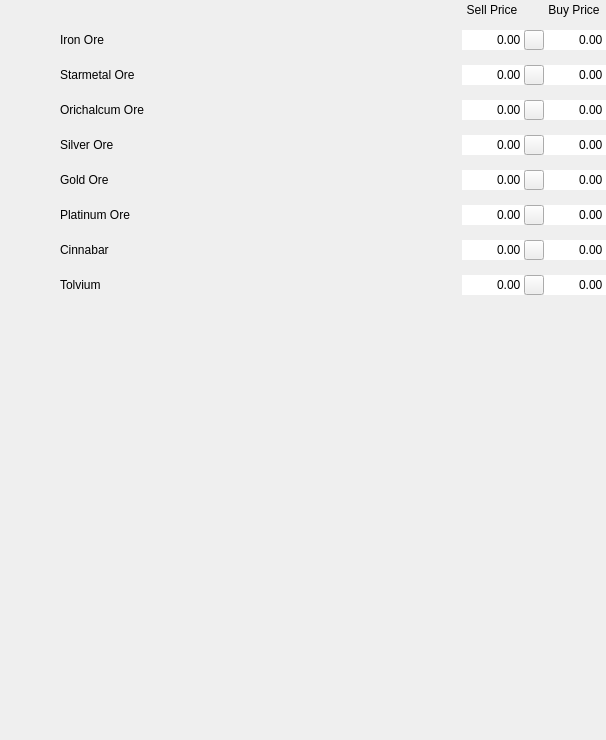
<?xml version="1.0" encoding="UTF-8"?>
<ui version="4.0">
 <class>OreInputPage</class>
 <widget class="QWidget" name="OreInputPage">
  <property name="geometry">
   <rect>
    <x>0</x>
    <y>0</y>
    <width>606</width>
    <height>740</height>
   </rect>
  </property>
  <property name="windowTitle">
   <string>OreInputPage</string>
  </property>
  <layout class="QGridLayout" name="gridLayout">
   <property name="leftMargin">
    <number>0</number>
   </property>
   <property name="topMargin">
    <number>0</number>
   </property>
   <property name="rightMargin">
    <number>0</number>
   </property>
   <property name="bottomMargin">
    <number>0</number>
   </property>
   <property name="horizontalSpacing">
    <number>0</number>
   </property>
   <property name="verticalSpacing">
    <number>5</number>
   </property>
   <item row="0" column="2">
    <widget class="QLabel" name="text_buffer">
     <property name="minimumSize">
      <size>
       <width>5</width>
       <height>0</height>
      </size>
     </property>
     <property name="maximumSize">
      <size>
       <width>5</width>
       <height>16777215</height>
      </size>
     </property>
     <property name="text">
      <string/>
     </property>
    </widget>
   </item>
   <item row="0" column="3">
    <widget class="QLabel" name="sell_price_label">
     <property name="sizePolicy">
      <sizepolicy hsizetype="Preferred" vsizetype="Preferred">
       <horstretch>0</horstretch>
       <verstretch>0</verstretch>
      </sizepolicy>
     </property>
     <property name="minimumSize">
      <size>
       <width>60</width>
       <height>0</height>
      </size>
     </property>
     <property name="maximumSize">
      <size>
       <width>60</width>
       <height>16777215</height>
      </size>
     </property>
     <property name="text">
      <string>Sell Price</string>
     </property>
     <property name="alignment">
      <set>Qt::AlignCenter</set>
     </property>
     <property name="wordWrap">
      <bool>true</bool>
     </property>
    </widget>
   </item>
   <item row="0" column="4">
    <widget class="QLabel" name="lock_buffer">
     <property name="minimumSize">
      <size>
       <width>20</width>
       <height>20</height>
      </size>
     </property>
     <property name="maximumSize">
      <size>
       <width>20</width>
       <height>20</height>
      </size>
     </property>
     <property name="text">
      <string/>
     </property>
    </widget>
   </item>
   <item row="0" column="5">
    <widget class="QLabel" name="buy_price_label">
     <property name="sizePolicy">
      <sizepolicy hsizetype="Preferred" vsizetype="Preferred">
       <horstretch>0</horstretch>
       <verstretch>0</verstretch>
      </sizepolicy>
     </property>
     <property name="minimumSize">
      <size>
       <width>60</width>
       <height>0</height>
      </size>
     </property>
     <property name="maximumSize">
      <size>
       <width>60</width>
       <height>16777215</height>
      </size>
     </property>
     <property name="text">
      <string>Buy Price</string>
     </property>
     <property name="alignment">
      <set>Qt::AlignCenter</set>
     </property>
     <property name="wordWrap">
      <bool>true</bool>
     </property>
    </widget>
   </item>
   <item row="1" column="0">
    <widget class="QLabel" name="iron_ore_image">
     <property name="minimumSize">
      <size>
       <width>60</width>
       <height>30</height>
      </size>
     </property>
     <property name="maximumSize">
      <size>
       <width>60</width>
       <height>30</height>
      </size>
     </property>
     <property name="text">
      <string/>
     </property>
     <property name="pixmap">
      <pixmap resource="../../../market_manager.qrc">:/MarketManager/images/items/resources/raw_resources/ores/iron_ore.png</pixmap>
     </property>
     <property name="scaledContents">
      <bool>true</bool>
     </property>
     <property name="alignment">
      <set>Qt::AlignCenter</set>
     </property>
    </widget>
   </item>
   <item row="1" column="1">
    <widget class="QLabel" name="iron_ore_label">
     <property name="text">
      <string>Iron Ore</string>
     </property>
     <property name="alignment">
      <set>Qt::AlignLeading|Qt::AlignLeft|Qt::AlignVCenter</set>
     </property>
    </widget>
   </item>
   <item row="1" column="3">
    <widget class="QDoubleSpinBox" name="iron_ore_sell_price">
     <property name="sizePolicy">
      <sizepolicy hsizetype="Preferred" vsizetype="Preferred">
       <horstretch>0</horstretch>
       <verstretch>0</verstretch>
      </sizepolicy>
     </property>
     <property name="minimumSize">
      <size>
       <width>0</width>
       <height>20</height>
      </size>
     </property>
     <property name="maximumSize">
      <size>
       <width>16777215</width>
       <height>20</height>
      </size>
     </property>
     <property name="frame">
      <bool>false</bool>
     </property>
     <property name="alignment">
      <set>Qt::AlignRight|Qt::AlignTrailing|Qt::AlignVCenter</set>
     </property>
     <property name="readOnly">
      <bool>false</bool>
     </property>
     <property name="buttonSymbols">
      <enum>QAbstractSpinBox::NoButtons</enum>
     </property>
     <property name="specialValueText">
      <string/>
     </property>
     <property name="accelerated">
      <bool>false</bool>
     </property>
     <property name="prefix">
      <string/>
     </property>
     <property name="suffix">
      <string/>
     </property>
     <property name="maximum">
      <double>500000.000000000000000</double>
     </property>
     <property name="stepType">
      <enum>QAbstractSpinBox::AdaptiveDecimalStepType</enum>
     </property>
     <property name="value">
      <double>0.000000000000000</double>
     </property>
    </widget>
   </item>
   <item row="1" column="4">
    <widget class="QPushButton" name="iron_ore_lock">
     <property name="sizePolicy">
      <sizepolicy hsizetype="Preferred" vsizetype="Preferred">
       <horstretch>0</horstretch>
       <verstretch>0</verstretch>
      </sizepolicy>
     </property>
     <property name="minimumSize">
      <size>
       <width>20</width>
       <height>20</height>
      </size>
     </property>
     <property name="maximumSize">
      <size>
       <width>20</width>
       <height>20</height>
      </size>
     </property>
     <property name="text">
      <string/>
     </property>
     <property name="icon">
      <iconset resource="../../../market_manager.qrc">
       <normaloff>:/MarketManager/images/ui/input_page/unlock.png</normaloff>
       <normalon>:/MarketManager/images/ui/input_page/lock.png</normalon>:/MarketManager/images/ui/input_page/unlock.png</iconset>
     </property>
     <property name="iconSize">
      <size>
       <width>16</width>
       <height>16</height>
      </size>
     </property>
     <property name="checkable">
      <bool>true</bool>
     </property>
     <property name="checked">
      <bool>false</bool>
     </property>
    </widget>
   </item>
   <item row="1" column="5">
    <widget class="QDoubleSpinBox" name="iron_ore_buy_price">
     <property name="sizePolicy">
      <sizepolicy hsizetype="Preferred" vsizetype="Preferred">
       <horstretch>0</horstretch>
       <verstretch>0</verstretch>
      </sizepolicy>
     </property>
     <property name="minimumSize">
      <size>
       <width>0</width>
       <height>20</height>
      </size>
     </property>
     <property name="maximumSize">
      <size>
       <width>16777215</width>
       <height>20</height>
      </size>
     </property>
     <property name="frame">
      <bool>false</bool>
     </property>
     <property name="alignment">
      <set>Qt::AlignRight|Qt::AlignTrailing|Qt::AlignVCenter</set>
     </property>
     <property name="readOnly">
      <bool>false</bool>
     </property>
     <property name="buttonSymbols">
      <enum>QAbstractSpinBox::NoButtons</enum>
     </property>
     <property name="specialValueText">
      <string/>
     </property>
     <property name="accelerated">
      <bool>false</bool>
     </property>
     <property name="prefix">
      <string/>
     </property>
     <property name="suffix">
      <string/>
     </property>
     <property name="maximum">
      <double>500000.000000000000000</double>
     </property>
     <property name="stepType">
      <enum>QAbstractSpinBox::AdaptiveDecimalStepType</enum>
     </property>
     <property name="value">
      <double>0.000000000000000</double>
     </property>
    </widget>
   </item>
   <item row="2" column="0">
    <widget class="QLabel" name="starmetal_ore_image">
     <property name="minimumSize">
      <size>
       <width>60</width>
       <height>30</height>
      </size>
     </property>
     <property name="maximumSize">
      <size>
       <width>60</width>
       <height>30</height>
      </size>
     </property>
     <property name="text">
      <string/>
     </property>
     <property name="pixmap">
      <pixmap resource="../../../market_manager.qrc">:/MarketManager/images/items/resources/raw_resources/ores/starmetal_ore.png</pixmap>
     </property>
     <property name="scaledContents">
      <bool>true</bool>
     </property>
     <property name="alignment">
      <set>Qt::AlignCenter</set>
     </property>
    </widget>
   </item>
   <item row="2" column="1">
    <widget class="QLabel" name="starmetal_ore_label">
     <property name="text">
      <string>Starmetal Ore</string>
     </property>
     <property name="alignment">
      <set>Qt::AlignLeading|Qt::AlignLeft|Qt::AlignVCenter</set>
     </property>
    </widget>
   </item>
   <item row="2" column="3">
    <widget class="QDoubleSpinBox" name="starmetal_ore_sell_price">
     <property name="sizePolicy">
      <sizepolicy hsizetype="Preferred" vsizetype="Preferred">
       <horstretch>0</horstretch>
       <verstretch>0</verstretch>
      </sizepolicy>
     </property>
     <property name="minimumSize">
      <size>
       <width>0</width>
       <height>20</height>
      </size>
     </property>
     <property name="maximumSize">
      <size>
       <width>16777215</width>
       <height>20</height>
      </size>
     </property>
     <property name="frame">
      <bool>false</bool>
     </property>
     <property name="alignment">
      <set>Qt::AlignRight|Qt::AlignTrailing|Qt::AlignVCenter</set>
     </property>
     <property name="readOnly">
      <bool>false</bool>
     </property>
     <property name="buttonSymbols">
      <enum>QAbstractSpinBox::NoButtons</enum>
     </property>
     <property name="specialValueText">
      <string/>
     </property>
     <property name="accelerated">
      <bool>false</bool>
     </property>
     <property name="prefix">
      <string/>
     </property>
     <property name="suffix">
      <string/>
     </property>
     <property name="maximum">
      <double>500000.000000000000000</double>
     </property>
     <property name="stepType">
      <enum>QAbstractSpinBox::AdaptiveDecimalStepType</enum>
     </property>
     <property name="value">
      <double>0.000000000000000</double>
     </property>
    </widget>
   </item>
   <item row="2" column="4">
    <widget class="QPushButton" name="starmetal_ore_lock">
     <property name="sizePolicy">
      <sizepolicy hsizetype="Preferred" vsizetype="Preferred">
       <horstretch>0</horstretch>
       <verstretch>0</verstretch>
      </sizepolicy>
     </property>
     <property name="minimumSize">
      <size>
       <width>20</width>
       <height>20</height>
      </size>
     </property>
     <property name="maximumSize">
      <size>
       <width>20</width>
       <height>20</height>
      </size>
     </property>
     <property name="text">
      <string/>
     </property>
     <property name="icon">
      <iconset resource="../../../market_manager.qrc">
       <normaloff>:/MarketManager/images/ui/input_page/unlock.png</normaloff>
       <normalon>:/MarketManager/images/ui/input_page/lock.png</normalon>:/MarketManager/images/ui/input_page/unlock.png</iconset>
     </property>
     <property name="iconSize">
      <size>
       <width>16</width>
       <height>16</height>
      </size>
     </property>
     <property name="checkable">
      <bool>true</bool>
     </property>
     <property name="checked">
      <bool>false</bool>
     </property>
    </widget>
   </item>
   <item row="2" column="5">
    <widget class="QDoubleSpinBox" name="starmetal_ore_buy_price">
     <property name="sizePolicy">
      <sizepolicy hsizetype="Preferred" vsizetype="Preferred">
       <horstretch>0</horstretch>
       <verstretch>0</verstretch>
      </sizepolicy>
     </property>
     <property name="minimumSize">
      <size>
       <width>0</width>
       <height>20</height>
      </size>
     </property>
     <property name="maximumSize">
      <size>
       <width>16777215</width>
       <height>20</height>
      </size>
     </property>
     <property name="frame">
      <bool>false</bool>
     </property>
     <property name="alignment">
      <set>Qt::AlignRight|Qt::AlignTrailing|Qt::AlignVCenter</set>
     </property>
     <property name="readOnly">
      <bool>false</bool>
     </property>
     <property name="buttonSymbols">
      <enum>QAbstractSpinBox::NoButtons</enum>
     </property>
     <property name="specialValueText">
      <string/>
     </property>
     <property name="accelerated">
      <bool>false</bool>
     </property>
     <property name="prefix">
      <string/>
     </property>
     <property name="suffix">
      <string/>
     </property>
     <property name="maximum">
      <double>500000.000000000000000</double>
     </property>
     <property name="stepType">
      <enum>QAbstractSpinBox::AdaptiveDecimalStepType</enum>
     </property>
     <property name="value">
      <double>0.000000000000000</double>
     </property>
    </widget>
   </item>
   <item row="3" column="0">
    <widget class="QLabel" name="orichalcum_ore_image">
     <property name="minimumSize">
      <size>
       <width>60</width>
       <height>30</height>
      </size>
     </property>
     <property name="maximumSize">
      <size>
       <width>60</width>
       <height>30</height>
      </size>
     </property>
     <property name="text">
      <string/>
     </property>
     <property name="pixmap">
      <pixmap resource="../../../market_manager.qrc">:/MarketManager/images/items/resources/raw_resources/ores/orichalcum_ore.png</pixmap>
     </property>
     <property name="scaledContents">
      <bool>true</bool>
     </property>
     <property name="alignment">
      <set>Qt::AlignCenter</set>
     </property>
    </widget>
   </item>
   <item row="3" column="1">
    <widget class="QLabel" name="orichalcum_ore_label">
     <property name="text">
      <string>Orichalcum Ore</string>
     </property>
     <property name="alignment">
      <set>Qt::AlignLeading|Qt::AlignLeft|Qt::AlignVCenter</set>
     </property>
    </widget>
   </item>
   <item row="3" column="3">
    <widget class="QDoubleSpinBox" name="orichalcum_ore_sell_price">
     <property name="sizePolicy">
      <sizepolicy hsizetype="Preferred" vsizetype="Preferred">
       <horstretch>0</horstretch>
       <verstretch>0</verstretch>
      </sizepolicy>
     </property>
     <property name="minimumSize">
      <size>
       <width>0</width>
       <height>20</height>
      </size>
     </property>
     <property name="maximumSize">
      <size>
       <width>16777215</width>
       <height>20</height>
      </size>
     </property>
     <property name="frame">
      <bool>false</bool>
     </property>
     <property name="alignment">
      <set>Qt::AlignRight|Qt::AlignTrailing|Qt::AlignVCenter</set>
     </property>
     <property name="readOnly">
      <bool>false</bool>
     </property>
     <property name="buttonSymbols">
      <enum>QAbstractSpinBox::NoButtons</enum>
     </property>
     <property name="specialValueText">
      <string/>
     </property>
     <property name="accelerated">
      <bool>false</bool>
     </property>
     <property name="prefix">
      <string/>
     </property>
     <property name="suffix">
      <string/>
     </property>
     <property name="maximum">
      <double>500000.000000000000000</double>
     </property>
     <property name="stepType">
      <enum>QAbstractSpinBox::AdaptiveDecimalStepType</enum>
     </property>
     <property name="value">
      <double>0.000000000000000</double>
     </property>
    </widget>
   </item>
   <item row="3" column="4">
    <widget class="QPushButton" name="orichalcum_ore_lock">
     <property name="sizePolicy">
      <sizepolicy hsizetype="Preferred" vsizetype="Preferred">
       <horstretch>0</horstretch>
       <verstretch>0</verstretch>
      </sizepolicy>
     </property>
     <property name="minimumSize">
      <size>
       <width>20</width>
       <height>20</height>
      </size>
     </property>
     <property name="maximumSize">
      <size>
       <width>20</width>
       <height>20</height>
      </size>
     </property>
     <property name="text">
      <string/>
     </property>
     <property name="icon">
      <iconset resource="../../../market_manager.qrc">
       <normaloff>:/MarketManager/images/ui/input_page/unlock.png</normaloff>
       <normalon>:/MarketManager/images/ui/input_page/lock.png</normalon>:/MarketManager/images/ui/input_page/unlock.png</iconset>
     </property>
     <property name="iconSize">
      <size>
       <width>16</width>
       <height>16</height>
      </size>
     </property>
     <property name="checkable">
      <bool>true</bool>
     </property>
     <property name="checked">
      <bool>false</bool>
     </property>
    </widget>
   </item>
   <item row="3" column="5">
    <widget class="QDoubleSpinBox" name="orichalcum_ore_buy_price">
     <property name="sizePolicy">
      <sizepolicy hsizetype="Preferred" vsizetype="Preferred">
       <horstretch>0</horstretch>
       <verstretch>0</verstretch>
      </sizepolicy>
     </property>
     <property name="minimumSize">
      <size>
       <width>0</width>
       <height>20</height>
      </size>
     </property>
     <property name="maximumSize">
      <size>
       <width>16777215</width>
       <height>20</height>
      </size>
     </property>
     <property name="frame">
      <bool>false</bool>
     </property>
     <property name="alignment">
      <set>Qt::AlignRight|Qt::AlignTrailing|Qt::AlignVCenter</set>
     </property>
     <property name="readOnly">
      <bool>false</bool>
     </property>
     <property name="buttonSymbols">
      <enum>QAbstractSpinBox::NoButtons</enum>
     </property>
     <property name="specialValueText">
      <string/>
     </property>
     <property name="accelerated">
      <bool>false</bool>
     </property>
     <property name="prefix">
      <string/>
     </property>
     <property name="suffix">
      <string/>
     </property>
     <property name="maximum">
      <double>500000.000000000000000</double>
     </property>
     <property name="stepType">
      <enum>QAbstractSpinBox::AdaptiveDecimalStepType</enum>
     </property>
     <property name="value">
      <double>0.000000000000000</double>
     </property>
    </widget>
   </item>
   <item row="4" column="0">
    <widget class="QLabel" name="silver_ore_image">
     <property name="minimumSize">
      <size>
       <width>60</width>
       <height>30</height>
      </size>
     </property>
     <property name="maximumSize">
      <size>
       <width>60</width>
       <height>30</height>
      </size>
     </property>
     <property name="text">
      <string/>
     </property>
     <property name="pixmap">
      <pixmap resource="../../../market_manager.qrc">:/MarketManager/images/items/resources/raw_resources/ores/silver_ore.png</pixmap>
     </property>
     <property name="scaledContents">
      <bool>true</bool>
     </property>
     <property name="alignment">
      <set>Qt::AlignCenter</set>
     </property>
    </widget>
   </item>
   <item row="4" column="1">
    <widget class="QLabel" name="silver_ore_label">
     <property name="text">
      <string>Silver Ore</string>
     </property>
     <property name="alignment">
      <set>Qt::AlignLeading|Qt::AlignLeft|Qt::AlignVCenter</set>
     </property>
    </widget>
   </item>
   <item row="4" column="3">
    <widget class="QDoubleSpinBox" name="silver_ore_sell_price">
     <property name="sizePolicy">
      <sizepolicy hsizetype="Preferred" vsizetype="Preferred">
       <horstretch>0</horstretch>
       <verstretch>0</verstretch>
      </sizepolicy>
     </property>
     <property name="minimumSize">
      <size>
       <width>0</width>
       <height>20</height>
      </size>
     </property>
     <property name="maximumSize">
      <size>
       <width>16777215</width>
       <height>20</height>
      </size>
     </property>
     <property name="frame">
      <bool>false</bool>
     </property>
     <property name="alignment">
      <set>Qt::AlignRight|Qt::AlignTrailing|Qt::AlignVCenter</set>
     </property>
     <property name="readOnly">
      <bool>false</bool>
     </property>
     <property name="buttonSymbols">
      <enum>QAbstractSpinBox::NoButtons</enum>
     </property>
     <property name="specialValueText">
      <string/>
     </property>
     <property name="accelerated">
      <bool>false</bool>
     </property>
     <property name="prefix">
      <string/>
     </property>
     <property name="suffix">
      <string/>
     </property>
     <property name="maximum">
      <double>500000.000000000000000</double>
     </property>
     <property name="stepType">
      <enum>QAbstractSpinBox::AdaptiveDecimalStepType</enum>
     </property>
     <property name="value">
      <double>0.000000000000000</double>
     </property>
    </widget>
   </item>
   <item row="4" column="4">
    <widget class="QPushButton" name="silver_ore_lock">
     <property name="sizePolicy">
      <sizepolicy hsizetype="Preferred" vsizetype="Preferred">
       <horstretch>0</horstretch>
       <verstretch>0</verstretch>
      </sizepolicy>
     </property>
     <property name="minimumSize">
      <size>
       <width>20</width>
       <height>20</height>
      </size>
     </property>
     <property name="maximumSize">
      <size>
       <width>20</width>
       <height>20</height>
      </size>
     </property>
     <property name="text">
      <string/>
     </property>
     <property name="icon">
      <iconset resource="../../../market_manager.qrc">
       <normaloff>:/MarketManager/images/ui/input_page/unlock.png</normaloff>
       <normalon>:/MarketManager/images/ui/input_page/lock.png</normalon>:/MarketManager/images/ui/input_page/unlock.png</iconset>
     </property>
     <property name="iconSize">
      <size>
       <width>16</width>
       <height>16</height>
      </size>
     </property>
     <property name="checkable">
      <bool>true</bool>
     </property>
     <property name="checked">
      <bool>false</bool>
     </property>
    </widget>
   </item>
   <item row="4" column="5">
    <widget class="QDoubleSpinBox" name="silver_ore_buy_price">
     <property name="sizePolicy">
      <sizepolicy hsizetype="Preferred" vsizetype="Preferred">
       <horstretch>0</horstretch>
       <verstretch>0</verstretch>
      </sizepolicy>
     </property>
     <property name="minimumSize">
      <size>
       <width>0</width>
       <height>20</height>
      </size>
     </property>
     <property name="maximumSize">
      <size>
       <width>16777215</width>
       <height>20</height>
      </size>
     </property>
     <property name="frame">
      <bool>false</bool>
     </property>
     <property name="alignment">
      <set>Qt::AlignRight|Qt::AlignTrailing|Qt::AlignVCenter</set>
     </property>
     <property name="readOnly">
      <bool>false</bool>
     </property>
     <property name="buttonSymbols">
      <enum>QAbstractSpinBox::NoButtons</enum>
     </property>
     <property name="specialValueText">
      <string/>
     </property>
     <property name="accelerated">
      <bool>false</bool>
     </property>
     <property name="prefix">
      <string/>
     </property>
     <property name="suffix">
      <string/>
     </property>
     <property name="maximum">
      <double>500000.000000000000000</double>
     </property>
     <property name="stepType">
      <enum>QAbstractSpinBox::AdaptiveDecimalStepType</enum>
     </property>
     <property name="value">
      <double>0.000000000000000</double>
     </property>
    </widget>
   </item>
   <item row="5" column="0">
    <widget class="QLabel" name="gold_ore_image">
     <property name="minimumSize">
      <size>
       <width>60</width>
       <height>30</height>
      </size>
     </property>
     <property name="maximumSize">
      <size>
       <width>60</width>
       <height>30</height>
      </size>
     </property>
     <property name="text">
      <string/>
     </property>
     <property name="pixmap">
      <pixmap resource="../../../market_manager.qrc">:/MarketManager/images/items/resources/raw_resources/ores/gold_ore.png</pixmap>
     </property>
     <property name="scaledContents">
      <bool>true</bool>
     </property>
     <property name="alignment">
      <set>Qt::AlignCenter</set>
     </property>
    </widget>
   </item>
   <item row="5" column="1">
    <widget class="QLabel" name="gold_ore_label">
     <property name="text">
      <string>Gold Ore</string>
     </property>
     <property name="alignment">
      <set>Qt::AlignLeading|Qt::AlignLeft|Qt::AlignVCenter</set>
     </property>
    </widget>
   </item>
   <item row="5" column="3">
    <widget class="QDoubleSpinBox" name="gold_ore_sell_price">
     <property name="sizePolicy">
      <sizepolicy hsizetype="Preferred" vsizetype="Preferred">
       <horstretch>0</horstretch>
       <verstretch>0</verstretch>
      </sizepolicy>
     </property>
     <property name="minimumSize">
      <size>
       <width>0</width>
       <height>20</height>
      </size>
     </property>
     <property name="maximumSize">
      <size>
       <width>16777215</width>
       <height>20</height>
      </size>
     </property>
     <property name="frame">
      <bool>false</bool>
     </property>
     <property name="alignment">
      <set>Qt::AlignRight|Qt::AlignTrailing|Qt::AlignVCenter</set>
     </property>
     <property name="readOnly">
      <bool>false</bool>
     </property>
     <property name="buttonSymbols">
      <enum>QAbstractSpinBox::NoButtons</enum>
     </property>
     <property name="specialValueText">
      <string/>
     </property>
     <property name="accelerated">
      <bool>false</bool>
     </property>
     <property name="prefix">
      <string/>
     </property>
     <property name="suffix">
      <string/>
     </property>
     <property name="maximum">
      <double>500000.000000000000000</double>
     </property>
     <property name="stepType">
      <enum>QAbstractSpinBox::AdaptiveDecimalStepType</enum>
     </property>
     <property name="value">
      <double>0.000000000000000</double>
     </property>
    </widget>
   </item>
   <item row="5" column="4">
    <widget class="QPushButton" name="gold_ore_lock">
     <property name="sizePolicy">
      <sizepolicy hsizetype="Preferred" vsizetype="Preferred">
       <horstretch>0</horstretch>
       <verstretch>0</verstretch>
      </sizepolicy>
     </property>
     <property name="minimumSize">
      <size>
       <width>20</width>
       <height>20</height>
      </size>
     </property>
     <property name="maximumSize">
      <size>
       <width>20</width>
       <height>20</height>
      </size>
     </property>
     <property name="text">
      <string/>
     </property>
     <property name="icon">
      <iconset resource="../../../market_manager.qrc">
       <normaloff>:/MarketManager/images/ui/input_page/unlock.png</normaloff>
       <normalon>:/MarketManager/images/ui/input_page/lock.png</normalon>:/MarketManager/images/ui/input_page/unlock.png</iconset>
     </property>
     <property name="iconSize">
      <size>
       <width>16</width>
       <height>16</height>
      </size>
     </property>
     <property name="checkable">
      <bool>true</bool>
     </property>
     <property name="checked">
      <bool>false</bool>
     </property>
    </widget>
   </item>
   <item row="5" column="5">
    <widget class="QDoubleSpinBox" name="gold_ore_buy_price">
     <property name="sizePolicy">
      <sizepolicy hsizetype="Preferred" vsizetype="Preferred">
       <horstretch>0</horstretch>
       <verstretch>0</verstretch>
      </sizepolicy>
     </property>
     <property name="minimumSize">
      <size>
       <width>0</width>
       <height>20</height>
      </size>
     </property>
     <property name="maximumSize">
      <size>
       <width>16777215</width>
       <height>20</height>
      </size>
     </property>
     <property name="frame">
      <bool>false</bool>
     </property>
     <property name="alignment">
      <set>Qt::AlignRight|Qt::AlignTrailing|Qt::AlignVCenter</set>
     </property>
     <property name="readOnly">
      <bool>false</bool>
     </property>
     <property name="buttonSymbols">
      <enum>QAbstractSpinBox::NoButtons</enum>
     </property>
     <property name="specialValueText">
      <string/>
     </property>
     <property name="accelerated">
      <bool>false</bool>
     </property>
     <property name="prefix">
      <string/>
     </property>
     <property name="suffix">
      <string/>
     </property>
     <property name="maximum">
      <double>500000.000000000000000</double>
     </property>
     <property name="stepType">
      <enum>QAbstractSpinBox::AdaptiveDecimalStepType</enum>
     </property>
     <property name="value">
      <double>0.000000000000000</double>
     </property>
    </widget>
   </item>
   <item row="6" column="0">
    <widget class="QLabel" name="platinum_ore_image">
     <property name="minimumSize">
      <size>
       <width>60</width>
       <height>30</height>
      </size>
     </property>
     <property name="maximumSize">
      <size>
       <width>60</width>
       <height>30</height>
      </size>
     </property>
     <property name="text">
      <string/>
     </property>
     <property name="pixmap">
      <pixmap resource="../../../market_manager.qrc">:/MarketManager/images/items/resources/raw_resources/ores/platinum_ore.png</pixmap>
     </property>
     <property name="scaledContents">
      <bool>true</bool>
     </property>
     <property name="alignment">
      <set>Qt::AlignCenter</set>
     </property>
    </widget>
   </item>
   <item row="6" column="1">
    <widget class="QLabel" name="platinum_ore_label">
     <property name="text">
      <string>Platinum Ore</string>
     </property>
     <property name="alignment">
      <set>Qt::AlignLeading|Qt::AlignLeft|Qt::AlignVCenter</set>
     </property>
    </widget>
   </item>
   <item row="6" column="3">
    <widget class="QDoubleSpinBox" name="platinum_ore_sell_price">
     <property name="sizePolicy">
      <sizepolicy hsizetype="Preferred" vsizetype="Preferred">
       <horstretch>0</horstretch>
       <verstretch>0</verstretch>
      </sizepolicy>
     </property>
     <property name="minimumSize">
      <size>
       <width>0</width>
       <height>20</height>
      </size>
     </property>
     <property name="maximumSize">
      <size>
       <width>16777215</width>
       <height>20</height>
      </size>
     </property>
     <property name="frame">
      <bool>false</bool>
     </property>
     <property name="alignment">
      <set>Qt::AlignRight|Qt::AlignTrailing|Qt::AlignVCenter</set>
     </property>
     <property name="readOnly">
      <bool>false</bool>
     </property>
     <property name="buttonSymbols">
      <enum>QAbstractSpinBox::NoButtons</enum>
     </property>
     <property name="specialValueText">
      <string/>
     </property>
     <property name="accelerated">
      <bool>false</bool>
     </property>
     <property name="prefix">
      <string/>
     </property>
     <property name="suffix">
      <string/>
     </property>
     <property name="maximum">
      <double>500000.000000000000000</double>
     </property>
     <property name="stepType">
      <enum>QAbstractSpinBox::AdaptiveDecimalStepType</enum>
     </property>
     <property name="value">
      <double>0.000000000000000</double>
     </property>
    </widget>
   </item>
   <item row="6" column="4">
    <widget class="QPushButton" name="platinum_ore_lock">
     <property name="sizePolicy">
      <sizepolicy hsizetype="Preferred" vsizetype="Preferred">
       <horstretch>0</horstretch>
       <verstretch>0</verstretch>
      </sizepolicy>
     </property>
     <property name="minimumSize">
      <size>
       <width>20</width>
       <height>20</height>
      </size>
     </property>
     <property name="maximumSize">
      <size>
       <width>20</width>
       <height>20</height>
      </size>
     </property>
     <property name="text">
      <string/>
     </property>
     <property name="icon">
      <iconset resource="../../../market_manager.qrc">
       <normaloff>:/MarketManager/images/ui/input_page/unlock.png</normaloff>
       <normalon>:/MarketManager/images/ui/input_page/lock.png</normalon>:/MarketManager/images/ui/input_page/unlock.png</iconset>
     </property>
     <property name="iconSize">
      <size>
       <width>16</width>
       <height>16</height>
      </size>
     </property>
     <property name="checkable">
      <bool>true</bool>
     </property>
     <property name="checked">
      <bool>false</bool>
     </property>
    </widget>
   </item>
   <item row="6" column="5">
    <widget class="QDoubleSpinBox" name="platinum_ore_buy_price">
     <property name="sizePolicy">
      <sizepolicy hsizetype="Preferred" vsizetype="Preferred">
       <horstretch>0</horstretch>
       <verstretch>0</verstretch>
      </sizepolicy>
     </property>
     <property name="minimumSize">
      <size>
       <width>0</width>
       <height>20</height>
      </size>
     </property>
     <property name="maximumSize">
      <size>
       <width>16777215</width>
       <height>20</height>
      </size>
     </property>
     <property name="frame">
      <bool>false</bool>
     </property>
     <property name="alignment">
      <set>Qt::AlignRight|Qt::AlignTrailing|Qt::AlignVCenter</set>
     </property>
     <property name="readOnly">
      <bool>false</bool>
     </property>
     <property name="buttonSymbols">
      <enum>QAbstractSpinBox::NoButtons</enum>
     </property>
     <property name="specialValueText">
      <string/>
     </property>
     <property name="accelerated">
      <bool>false</bool>
     </property>
     <property name="prefix">
      <string/>
     </property>
     <property name="suffix">
      <string/>
     </property>
     <property name="maximum">
      <double>500000.000000000000000</double>
     </property>
     <property name="stepType">
      <enum>QAbstractSpinBox::AdaptiveDecimalStepType</enum>
     </property>
     <property name="value">
      <double>0.000000000000000</double>
     </property>
    </widget>
   </item>
   <item row="7" column="0">
    <widget class="QLabel" name="cinnabar_image">
     <property name="minimumSize">
      <size>
       <width>60</width>
       <height>30</height>
      </size>
     </property>
     <property name="maximumSize">
      <size>
       <width>60</width>
       <height>30</height>
      </size>
     </property>
     <property name="text">
      <string/>
     </property>
     <property name="pixmap">
      <pixmap resource="../../../market_manager.qrc">:/MarketManager/images/items/resources/raw_resources/ores/cinnabar.png</pixmap>
     </property>
     <property name="scaledContents">
      <bool>true</bool>
     </property>
     <property name="alignment">
      <set>Qt::AlignCenter</set>
     </property>
    </widget>
   </item>
   <item row="7" column="1">
    <widget class="QLabel" name="cinnabar_label">
     <property name="text">
      <string>Cinnabar</string>
     </property>
     <property name="alignment">
      <set>Qt::AlignLeading|Qt::AlignLeft|Qt::AlignVCenter</set>
     </property>
    </widget>
   </item>
   <item row="7" column="3">
    <widget class="QDoubleSpinBox" name="cinnabar_sell_price">
     <property name="sizePolicy">
      <sizepolicy hsizetype="Preferred" vsizetype="Preferred">
       <horstretch>0</horstretch>
       <verstretch>0</verstretch>
      </sizepolicy>
     </property>
     <property name="minimumSize">
      <size>
       <width>0</width>
       <height>20</height>
      </size>
     </property>
     <property name="maximumSize">
      <size>
       <width>16777215</width>
       <height>20</height>
      </size>
     </property>
     <property name="frame">
      <bool>false</bool>
     </property>
     <property name="alignment">
      <set>Qt::AlignRight|Qt::AlignTrailing|Qt::AlignVCenter</set>
     </property>
     <property name="readOnly">
      <bool>false</bool>
     </property>
     <property name="buttonSymbols">
      <enum>QAbstractSpinBox::NoButtons</enum>
     </property>
     <property name="specialValueText">
      <string/>
     </property>
     <property name="accelerated">
      <bool>false</bool>
     </property>
     <property name="prefix">
      <string/>
     </property>
     <property name="suffix">
      <string/>
     </property>
     <property name="maximum">
      <double>500000.000000000000000</double>
     </property>
     <property name="stepType">
      <enum>QAbstractSpinBox::AdaptiveDecimalStepType</enum>
     </property>
     <property name="value">
      <double>0.000000000000000</double>
     </property>
    </widget>
   </item>
   <item row="7" column="4">
    <widget class="QPushButton" name="cinnabar_lock">
     <property name="sizePolicy">
      <sizepolicy hsizetype="Preferred" vsizetype="Preferred">
       <horstretch>0</horstretch>
       <verstretch>0</verstretch>
      </sizepolicy>
     </property>
     <property name="minimumSize">
      <size>
       <width>20</width>
       <height>20</height>
      </size>
     </property>
     <property name="maximumSize">
      <size>
       <width>20</width>
       <height>20</height>
      </size>
     </property>
     <property name="text">
      <string/>
     </property>
     <property name="icon">
      <iconset resource="../../../market_manager.qrc">
       <normaloff>:/MarketManager/images/ui/input_page/unlock.png</normaloff>
       <normalon>:/MarketManager/images/ui/input_page/lock.png</normalon>:/MarketManager/images/ui/input_page/unlock.png</iconset>
     </property>
     <property name="iconSize">
      <size>
       <width>16</width>
       <height>16</height>
      </size>
     </property>
     <property name="checkable">
      <bool>true</bool>
     </property>
     <property name="checked">
      <bool>false</bool>
     </property>
    </widget>
   </item>
   <item row="7" column="5">
    <widget class="QDoubleSpinBox" name="cinnabar_buy_price">
     <property name="sizePolicy">
      <sizepolicy hsizetype="Preferred" vsizetype="Preferred">
       <horstretch>0</horstretch>
       <verstretch>0</verstretch>
      </sizepolicy>
     </property>
     <property name="minimumSize">
      <size>
       <width>0</width>
       <height>20</height>
      </size>
     </property>
     <property name="maximumSize">
      <size>
       <width>16777215</width>
       <height>20</height>
      </size>
     </property>
     <property name="frame">
      <bool>false</bool>
     </property>
     <property name="alignment">
      <set>Qt::AlignRight|Qt::AlignTrailing|Qt::AlignVCenter</set>
     </property>
     <property name="readOnly">
      <bool>false</bool>
     </property>
     <property name="buttonSymbols">
      <enum>QAbstractSpinBox::NoButtons</enum>
     </property>
     <property name="specialValueText">
      <string/>
     </property>
     <property name="accelerated">
      <bool>false</bool>
     </property>
     <property name="prefix">
      <string/>
     </property>
     <property name="suffix">
      <string/>
     </property>
     <property name="maximum">
      <double>500000.000000000000000</double>
     </property>
     <property name="stepType">
      <enum>QAbstractSpinBox::AdaptiveDecimalStepType</enum>
     </property>
     <property name="value">
      <double>0.000000000000000</double>
     </property>
    </widget>
   </item>
   <item row="8" column="0">
    <widget class="QLabel" name="tolvium_image">
     <property name="minimumSize">
      <size>
       <width>60</width>
       <height>30</height>
      </size>
     </property>
     <property name="maximumSize">
      <size>
       <width>60</width>
       <height>30</height>
      </size>
     </property>
     <property name="text">
      <string/>
     </property>
     <property name="pixmap">
      <pixmap resource="../../../market_manager.qrc">:/MarketManager/images/items/resources/raw_resources/ores/tolvium.png</pixmap>
     </property>
     <property name="scaledContents">
      <bool>true</bool>
     </property>
     <property name="alignment">
      <set>Qt::AlignCenter</set>
     </property>
    </widget>
   </item>
   <item row="8" column="1">
    <widget class="QLabel" name="tolvium_label">
     <property name="text">
      <string>Tolvium</string>
     </property>
     <property name="alignment">
      <set>Qt::AlignLeading|Qt::AlignLeft|Qt::AlignVCenter</set>
     </property>
    </widget>
   </item>
   <item row="8" column="3">
    <widget class="QDoubleSpinBox" name="tolvium_sell_price">
     <property name="sizePolicy">
      <sizepolicy hsizetype="Preferred" vsizetype="Preferred">
       <horstretch>0</horstretch>
       <verstretch>0</verstretch>
      </sizepolicy>
     </property>
     <property name="minimumSize">
      <size>
       <width>0</width>
       <height>20</height>
      </size>
     </property>
     <property name="maximumSize">
      <size>
       <width>16777215</width>
       <height>20</height>
      </size>
     </property>
     <property name="frame">
      <bool>false</bool>
     </property>
     <property name="alignment">
      <set>Qt::AlignRight|Qt::AlignTrailing|Qt::AlignVCenter</set>
     </property>
     <property name="readOnly">
      <bool>false</bool>
     </property>
     <property name="buttonSymbols">
      <enum>QAbstractSpinBox::NoButtons</enum>
     </property>
     <property name="specialValueText">
      <string/>
     </property>
     <property name="accelerated">
      <bool>false</bool>
     </property>
     <property name="prefix">
      <string/>
     </property>
     <property name="suffix">
      <string/>
     </property>
     <property name="maximum">
      <double>500000.000000000000000</double>
     </property>
     <property name="stepType">
      <enum>QAbstractSpinBox::AdaptiveDecimalStepType</enum>
     </property>
     <property name="value">
      <double>0.000000000000000</double>
     </property>
    </widget>
   </item>
   <item row="8" column="4">
    <widget class="QPushButton" name="tolvium_lock">
     <property name="sizePolicy">
      <sizepolicy hsizetype="Preferred" vsizetype="Preferred">
       <horstretch>0</horstretch>
       <verstretch>0</verstretch>
      </sizepolicy>
     </property>
     <property name="minimumSize">
      <size>
       <width>20</width>
       <height>20</height>
      </size>
     </property>
     <property name="maximumSize">
      <size>
       <width>20</width>
       <height>20</height>
      </size>
     </property>
     <property name="text">
      <string/>
     </property>
     <property name="icon">
      <iconset resource="../../../market_manager.qrc">
       <normaloff>:/MarketManager/images/ui/input_page/unlock.png</normaloff>
       <normalon>:/MarketManager/images/ui/input_page/lock.png</normalon>:/MarketManager/images/ui/input_page/unlock.png</iconset>
     </property>
     <property name="iconSize">
      <size>
       <width>16</width>
       <height>16</height>
      </size>
     </property>
     <property name="checkable">
      <bool>true</bool>
     </property>
     <property name="checked">
      <bool>false</bool>
     </property>
    </widget>
   </item>
   <item row="8" column="5">
    <widget class="QDoubleSpinBox" name="tolvium_buy_price">
     <property name="sizePolicy">
      <sizepolicy hsizetype="Preferred" vsizetype="Preferred">
       <horstretch>0</horstretch>
       <verstretch>0</verstretch>
      </sizepolicy>
     </property>
     <property name="minimumSize">
      <size>
       <width>0</width>
       <height>20</height>
      </size>
     </property>
     <property name="maximumSize">
      <size>
       <width>16777215</width>
       <height>20</height>
      </size>
     </property>
     <property name="frame">
      <bool>false</bool>
     </property>
     <property name="alignment">
      <set>Qt::AlignRight|Qt::AlignTrailing|Qt::AlignVCenter</set>
     </property>
     <property name="readOnly">
      <bool>false</bool>
     </property>
     <property name="buttonSymbols">
      <enum>QAbstractSpinBox::NoButtons</enum>
     </property>
     <property name="specialValueText">
      <string/>
     </property>
     <property name="accelerated">
      <bool>false</bool>
     </property>
     <property name="prefix">
      <string/>
     </property>
     <property name="suffix">
      <string/>
     </property>
     <property name="maximum">
      <double>500000.000000000000000</double>
     </property>
     <property name="stepType">
      <enum>QAbstractSpinBox::AdaptiveDecimalStepType</enum>
     </property>
     <property name="value">
      <double>0.000000000000000</double>
     </property>
    </widget>
   </item>
   <item row="9" column="0">
    <spacer name="verticalSpacer">
     <property name="orientation">
      <enum>Qt::Vertical</enum>
     </property>
     <property name="sizeHint" stdset="0">
      <size>
       <width>20</width>
       <height>0</height>
      </size>
     </property>
    </spacer>
   </item>
  </layout>
 </widget>
 <layoutdefault spacing="6" margin="11"/>
 <resources>
  <include location="../../../market_manager.qrc"/>
  <include location="../../../market_manager.qrc"/>
 </resources>
 <connections/>
</ui>
